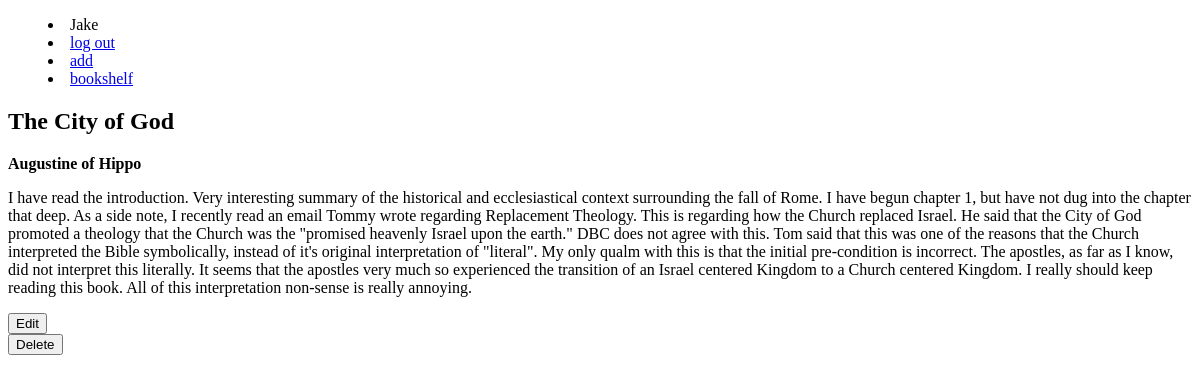
/The City of God (signed in), run on an earlier commit of the app's database.
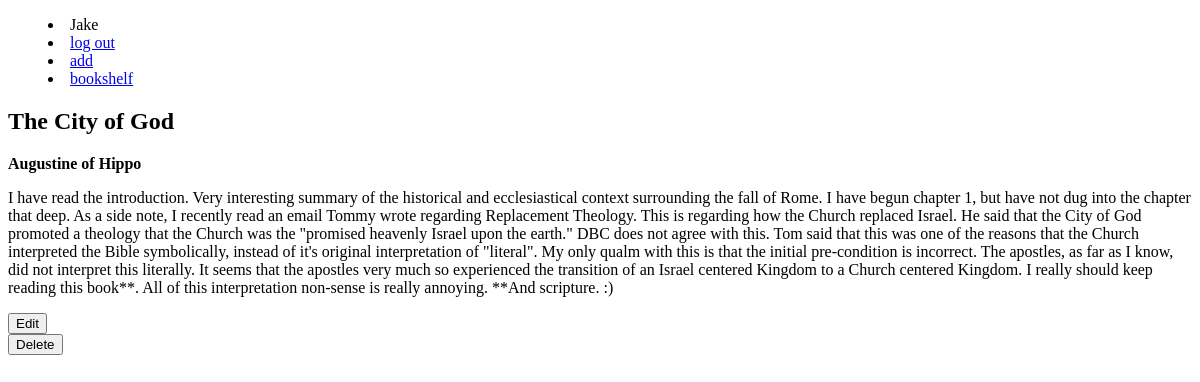
And on a later commit of the database.
### tables this page shows
CREATE TABLE user (
    id INTEGER PRIMARY KEY AUTOINCREMENT,
    username TEXT UNIQUE NOT NULL,
    password TEXT NOT NULL
);

CREATE TABLE book (
        id INTEGER PRIMARY KEY AUTOINCREMENT,
        author TEXT NOT NULL,
        title TEXT NOT NULL,
        notes TEXT,
        added DATETIME DEFAULT CURRENT_TIMESTAMP
    );

### bookshelf/books.py (the view, shortened to what this page needs)
@bp.route('/<string:title>', methods=['GET', 'POST'])
@login_required
def view_book(title):
    db = get_db()
    error = None
    content = db.execute (
        'SELECT * FROM book WHERE title = ?',
        (title,)
    ).fetchone()
    return render_template('library/book.html', book_info=content)

### bookshelf/auth.py (called while the page is built)
def login_required(view):
    @wraps(view)
    def wrapped_view(**kwargs):
        if g.user is None:
            return redirect(url_for('auth.login'))
        return view(**kwargs)
    return wrapped_view

@bp.before_app_request
def load_user():
    user_id = session.get('user_id')
    if user_id is None:
        g.user = None
    else:
        g.user = (
            get_db().execute('SELECT * FROM user WHERE id = ?', (user_id,)).fetchone()
        )

### bookshelf/db.py (called while the page is built)
def get_db():
    if 'db' not in g:
        g.db = sqlite3.connect(
            current_app.config['DATABASE'],
            detect_types=sqlite3.PARSE_DECLTYPES
        )
        g.db.row_factory = sqlite3.Row
    return g.db

### bookshelf/templates/library/book.html (shortened to what this page needs)
{% extends 'base.html' %}
{%block nav%}
    <menu>
        {% if g.user %}
            <li>{{g.user['username']}}</li>
            <li><a href='{{ url_for('auth.logout') }}'>log out</a></li>
            <li><a href='{{ url_for('books.add') }}'>add</a></li>
            <li><a href='{{ url_for('index') }}'>bookshelf</a></li>
        {% endif %}
    </menu>
{% endblock %}
{% block content %}
    <h1>{{ book_info['title'] }}</h1>
        <p><b>{{ book_info['author'] }}</b></p>
        <p>{{ book_info['notes'] }}</p>
        <form action='{{ url_for('books.edit_book', title=book_info['title']) }}' method='GET'>
            <button type='submit'>Edit</button>
        </form>
        <form action='{{ url_for('books.view_book', title=book_info['title']) }}' method='POST'>
            <button type='submit' onclick='confirm("Are you sure you want to delete {{book_info['title'] }}?")'>Delete</button>
        </form>
{% endblock %}

### bookshelf/templates/base.html (shortened to what this page needs)
<!DOCTYPE html>
<nav> {% block nav %}{% endblock %}</nav>
<section>
    {% block content %}{% endblock %}
</section>

What changed in the data, as far as the page shows it:
changed book "The City of God": notes "…should keep reading this book. All of this interpretation non-sense is really annoying." → "…should keep reading this book**. All of this interpretation non-sense is really annoying. **And scripture. :)"
